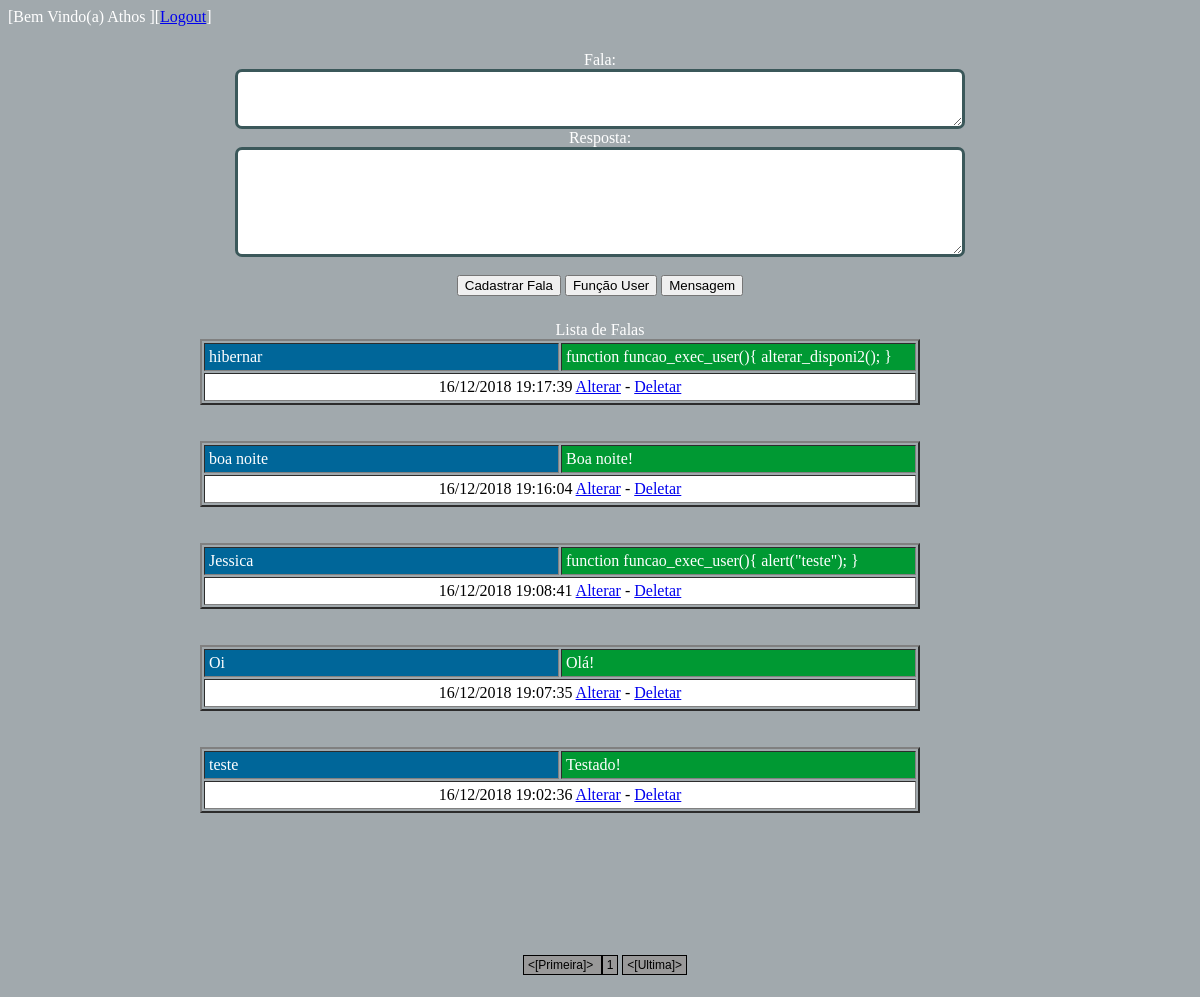
Screenshot of /adm/index.php (signed in) with the database file from the repository.
### tables this page shows
CREATE TABLE IF NOT EXISTS `frases_cadastradas` (
  `id` int(11) NOT NULL AUTO_INCREMENT,
  `frase` varchar(255) NOT NULL,
  `humor` int(11) NOT NULL,
  `data` datetime NOT NULL,
  `pet` int(11) NOT NULL,
  `tags` varchar(100) NOT NULL,
  PRIMARY KEY (`id`)
);

### adm/falas.php (the view)
<?php
mysqli_query($conn,"SET NAMES 'utf8'");
mysqli_query($conn,'SET character_set_connection=utf8');
mysqli_query($conn,'SET character_set_client=utf8');
mysqli_query($conn,'SET character_set_results=utf8');
$_pagi_sql = "SELECT * FROM frases_cadastradas WHERE pet = ".$_SESSION['id']." order by id desc";
$rpp = 10;
include("paginacao.php");
?>
<table width="800" border="0" align="center" cellpadding="0" cellspacing="0">
	<tr>
		<td colspan="3" align="center" height="25"><div style="display:none;" id="operacoes">////////////</div></td>
	</tr>
	<tr>
		<td align="center">Fala:<br />
		  <textarea id="frase_resposta" style="width:90%; height:50px;"></textarea>
	      <br /></td>
	</tr>
	<tr>
		<td align="center">Resposta:<br />
	    <textarea id="frase_recebida" style="width:90%; height:100px;" name="textarea"></textarea>
		<input type="hidden" value="<?php echo $_SESSION['id'];?>" id="id_pet" /></td>
    <tr>
		<td colspan="3" align="center">
		<br /><button style="cursor:pointer;" id="cd_fala">Cadastrar Fala</button>
		<button style="cursor:pointer;" id="cd_funcao" onclick="modelar_resp('fcu1');">Função User</button>
		<button style="cursor:pointer;" id="cd_funcao" onclick="modelar_resp('msg_per');">Mensagem</button>
		</td>
	</tr>
	<tr>
		<td colspan="3" align="center" height="25"><div style="display:none;" id="operacoes">////////////</div></td>
	</tr>
	<tr>
		<td colspan="3" align="center">Lista de Falas</td>
	</tr>
	<tr>
		<td colspan="3" align="left">
		<div id="box_falas">
			<?php
			while($frase = mysqli_fetch_assoc($c_res)){?>
				<div class="li_falas">
				 <table border="2" width="90%">
				 	<tr>
						<td width="50%" bgcolor="#006699">
							<?php echo $frase['tags'];?>						</td>
						<td width="50%" bgcolor="#009933">
							<?php echo $frase['frase'];?>						</td>
					</tr>
					<tr class="cmd_frase">
						<td colspan="2" align="center">
							<?php echo date('d/m/Y H:i:s', strtotime($frase['data']));?> <a href="?pg=alterar_frase&frase=<?php echo $frase['id'];?>">Alterar</a> - <a href="#" onclick="del_fala(<?php echo $frase['id'];?>,<?php echo $_SESSION['id'];?>);">Deletar</a> </td>
					</tr>
				</table>
				<br /><br />
				</div>
			<?php }	?>
		</div>		</td>
	</tr>
	<tr class="gridBody">
		<td colspan="3" align='center' valign="bottom">
			<?php echo $nav_c_res;?>		</td>
	</tr>
</table>

### adm/index.php (style rules this page uses)
body { background-color:#A1A9AD; color:#FFFFFF; }
textarea { border:3px solid #3B585A; border-radius: 7px; }
#box_falas { min-height:600px; }
#box_falas table tr td { padding:4px; }
.cmd_frase { background-color:#FFFFFF; color:#000000; }

### rows the page displays
frases_cadastradas: tags "hibernar", frase "function funcao_exec_user(){ alterar_disponi2(); }", data "16/12/2018 19:17:39"
frases_cadastradas: tags "boa noite", frase "Boa noite!", data "16/12/2018 19:16:04"
frases_cadastradas: tags "Jessica", frase "function funcao_exec_user(){ alert(\"teste\"); }", data "16/12/2018 19:08:41"
frases_cadastradas: tags "Oi", frase "Olá!", data "16/12/2018 19:07:35"
frases_cadastradas: tags "teste", frase "Testado!", data "16/12/2018 19:02:36"

### other values shown
$_SESSION['nick'] "Athos"
